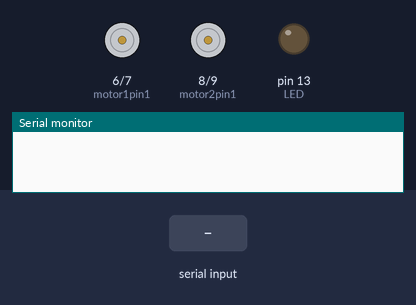
Bench run of a sketch on a simulated Arduino Uno, built with avr-gcc and run on an emulated ATmega328P. On the bench: motor-driver pin pairs drawn as motors (green arrow = first pin HIGH = forward, orange = second pin HIGH = backward, longer = more drive), output pins drawn as LEDs (lit = HIGH), the last lines printed to the serial monitor. The inputs (shaded band) are chosen by the test bench.

Above: at 1.2 s.
1.3 s: "i" received over Serial
At 1.7 s:
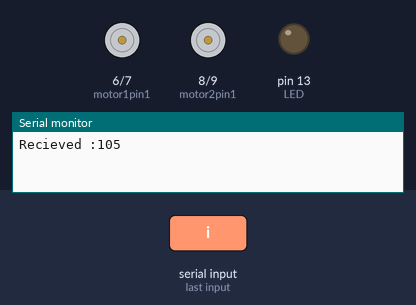
2.8 s: "j" received over Serial
At 3.3 s:
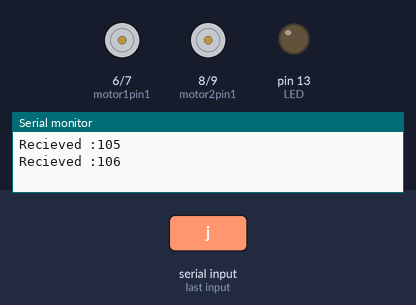
4.3 s: "l" received over Serial
At 5.2 s:
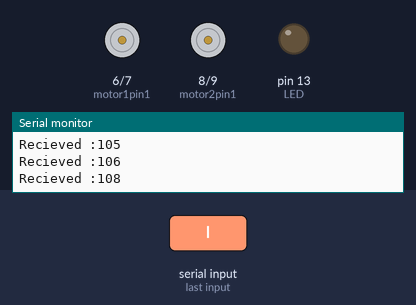
5.8 s: "k" received over Serial
At 6.8 s:
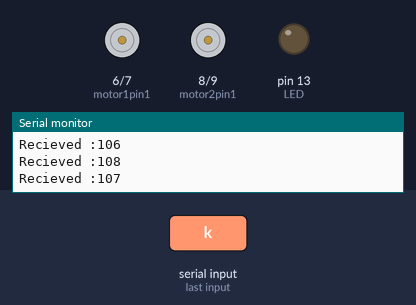
7.3 s: "1" received over Serial
Timing chart, 0 to 9.8 s (numbered marks = the images above; inputs shaded):
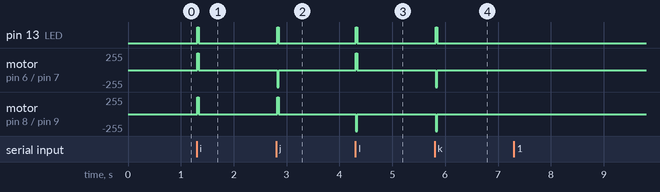

Measured:
- after the input at 1.3 s, pin 13 (LED): LOW → HIGH at once, → LOW 0.03 s later; motor on pin 6 (motor1pin1) / pin 7 (motor1pin2), motor on pin 8 (motor2pin1) / pin 9 (motor2pin2): stopped → forward 255/255 at once, → stopped 0.03 s later
- after the input at 2.8 s, pin 13 (LED): LOW → HIGH at once, → LOW 0.03 s later; motor on pin 6 (motor1pin1) / pin 7 (motor1pin2): stopped → backward 255/255 at once, → stopped 0.03 s later; motor on pin 8 (motor2pin1) / pin 9 (motor2pin2): stopped → forward 255/255 at once, → stopped 0.03 s later
- after the input at 4.3 s, pin 13 (LED): LOW → HIGH at once, → LOW 0.03 s later; motor on pin 6 (motor1pin1) / pin 7 (motor1pin2): stopped → forward 255/255 at once, → stopped 0.03 s later; motor on pin 8 (motor2pin1) / pin 9 (motor2pin2): stopped → backward 255/255 at once, → stopped 0.03 s later
- after the input at 5.8 s, pin 13 (LED): LOW → HIGH at once, → LOW 0.03 s later; motor on pin 6 (motor1pin1) / pin 7 (motor1pin2), motor on pin 8 (motor2pin1) / pin 9 (motor2pin2): stopped → backward 255/255 at once, → stopped 0.03 s later

The sketch:

bluetooth_bot.ino
```cpp
int motor1pin1=6;
int motor1pin2=7;
int motor2pin1=8;
int motor2pin2=9;
int LED=13;
int incomingByte=0;

void setup()
{
  Serial.begin(9600);
  pinMode(motor1pin1,OUTPUT);
  pinMode(motor1pin2,OUTPUT);
  pinMode(motor2pin1,OUTPUT);
  pinMode(motor2pin2,OUTPUT);
  pinMode(LED,OUTPUT);
}
void loop()
{
if (Serial.available()>0)
{
  incomingByte=Serial.read();
  Serial.print("Recieved :");
  Serial.println(incomingByte);
  delay(10);
  if (incomingByte == 105)
  {
    digitalWrite(motor1pin1,HIGH);
    digitalWrite(motor1pin2,LOW);
    digitalWrite(motor2pin1,HIGH);
    digitalWrite(motor2pin2,LOW);
    digitalWrite(LED,HIGH);
    delay(25);
  }
  else if (incomingByte == 106)
  {
    digitalWrite(motor1pin1,LOW);
    digitalWrite(motor1pin2,HIGH);
    digitalWrite(motor2pin1,HIGH);
    digitalWrite(motor2pin2,LOW);
    digitalWrite(LED,HIGH);
    delay(25);
  }
  else if (incomingByte == 108)
  {
    digitalWrite(motor1pin1,HIGH);
    digitalWrite(motor1pin2,LOW);
    digitalWrite(motor2pin1,LOW);
    digitalWrite(motor2pin2,HIGH);
    digitalWrite(LED,HIGH);
    delay(25);
  }
  else if (incomingByte == 107)
  {
    digitalWrite(motor1pin1,LOW);
    digitalWrite(motor1pin2,HIGH);
    digitalWrite(motor2pin1,LOW);
    digitalWrite(motor2pin2,HIGH);
    digitalWrite(LED,HIGH);
    delay(25);
  }
  else
  {
    digitalWrite(motor1pin1,LOW);
    digitalWrite(motor1pin2,LOW);
    digitalWrite(motor2pin1,HIGH);
    digitalWrite(motor2pin2,HIGH);
    digitalWrite(LED,LOW);
    delay(25);
  }
}
else
 {
    digitalWrite(motor1pin1,LOW);
    digitalWrite(motor1pin2,LOW);
    digitalWrite(motor2pin1,LOW);
    digitalWrite(motor2pin2,LOW);
    digitalWrite(LED,LOW);
    delay(25);
 }
 }
```
